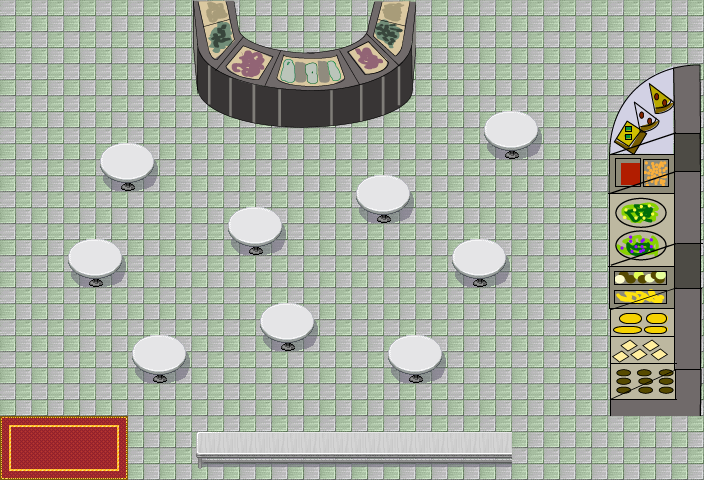

The image is a tile-based game level rendered from a .tmx file. Its description and source (layers, tilesets, objects; grid data summarised) follow:
An orthogonal 22x15 tile map with 32x32 px tiles, 2 tile layers (Tile Layer 1, Tile Layer 2), 7 tilesets and 55 objects.

<map version="1.0" orientation="orthogonal" renderorder="right-down" width="22" height="15" tilewidth="32" tileheight="32" nextobjectid="230">
 <tileset firstgid="1" name="weddingcarpet" tilewidth="32" tileheight="32">
  <image source="cafeMacTiles/weddingcarpet.png" width="96" height="128" />
 </tileset>
 <tileset firstgid="13" name="floorTile" tilewidth="32" tileheight="32">
  <image source="cafeMacTiles/floorTile.png" width="256" height="1248" />
 </tileset>
 <tileset firstgid="325" name="candyshop" tilewidth="32" tileheight="32">
  <image source="cafeMacTiles/candyshop.png" width="256" height="480" />
 </tileset>
 <tileset firstgid="445" name="64candyshop" tilewidth="64" tileheight="64">
  <image source="cafeMacTiles/candyshop.png" width="256" height="480" />
 </tileset>
 <tileset firstgid="473" name="tableTile" tilewidth="32" tileheight="32">
  <image source="cafeMacTiles/tableTile.png" width="130" height="96" />
 </tileset>
 <tileset firstgid="485" name="AsianStation" tilewidth="32" tileheight="32">
  <image source="cafeMacTiles/AsianStation.png" width="97" height="363" />
 </tileset>
 <tileset firstgid="518" name="SaladBarFinal" tilewidth="32" tileheight="32">
  <image source="SaladBarFinal.png" width="225" height="128" />
 </tileset>
 <layer name="Tile Layer 1" width="22" height="15">
  <data>[330 cells, 330 non-empty, 1 distinct tile ids]</data>
 </layer>
 <layer name="Tile Layer 2" width="22" height="15">
  <data>[330 cells, 125 non-empty, 75 distinct tile ids]</data>
 </layer>
 <objectgroup name="Collision">
  <object id="74" x="198" y="431" width="312" height="31" />
  <object id="108" x="260" y="303" width="54" height="37">
   <ellipse />
  </object>
  <object id="109" x="387" y="333.5" width="54" height="37">
   <ellipse />
  </object>
  <object id="110" x="99" y="142.5" width="54" height="37">
   <ellipse />
  </object>
  <object id="112" x="484" y="111.5" width="52" height="38">
   <ellipse />
  </object>
  <object id="113" x="451" y="238.5" width="54" height="37">
   <ellipse />
  </object>
  <object id="114" x="228" y="205.5" width="54" height="37">
   <ellipse />
  </object>
  <object id="115" x="357" y="174.5" width="54" height="37">
   <ellipse />
  </object>
  <object id="136" x="67" y="237.5" width="54" height="37">
   <ellipse />
  </object>
  <object id="137" x="131" y="333.5" width="54" height="37">
   <ellipse />
  </object>
  <object id="138" x="608.516" y="156.396" width="89.4366" height="260.006" rotation="-0.281111" />
  <object id="147" x="192.956" y="0.259743" width="221.62" height="73.6509" />
  <object id="157" x="611.369" y="141.889" width="60.3291" height="30.2084">
   <ellipse />
  </object>
  <object id="174" x="196.699" y="61.8023" width="12.8366" height="36.3252">
   <ellipse />
  </object>
  <object id="175" x="273.494" y="109.885" width="58.3161" height="14.9425" />
  <object id="176" x="199.399" y="65.8512" width="12.8366" height="36.3252">
   <ellipse />
  </object>
  <object id="177" x="203.11" y="69.2252" width="12.8366" height="36.3252">
   <ellipse />
  </object>
  <object id="178" x="207.496" y="71.587" width="12.8366" height="36.3252">
   <ellipse />
  </object>
  <object id="179" x="215.742" y="72.9401" width="15.6238" height="36.5396">
   <ellipse />
  </object>
  <object id="189" x="223.067" y="74.7395" width="15.6238" height="36.5396">
   <ellipse />
  </object>
  <object id="190" x="230.253" y="75.1367" width="15.8801" height="39.1022">
   <ellipse />
  </object>
  <object id="191" x="236.275" y="75.0085" width="16.2645" height="41.1523">
   <ellipse />
  </object>
  <object id="192" x="240.055" y="74.8804" width="16.777" height="42.6899">
   <ellipse />
  </object>
  <object id="193" x="247.358" y="75.0085" width="17.5458" height="45.1244">
   <ellipse />
  </object>
  <object id="194" x="251.458" y="74.6241" width="16.777" height="45.2525">
   <ellipse />
  </object>
  <object id="195" x="256.783" y="74.7873" width="17.1365" height="46.5708">
   <ellipse />
  </object>
  <object id="196" x="265.755" y="75.0255" width="17.1365" height="47.4063">
   <ellipse />
  </object>
  <object id="197" x="273.665" y="74.5306" width="58.5176" height="36.0978" />
  <object id="198" x="327.901" y="75.223" width="17.1365" height="47.4063">
   <ellipse />
  </object>
  <object id="199" x="336.767" y="74.0141" width="17.1365" height="47.4063">
   <ellipse />
  </object>
  <object id="200" x="346.84" y="71.7978" width="17.1365" height="47.4063">
   <ellipse />
  </object>
  <object id="201" x="357.72" y="70.186" width="17.1365" height="47.4063">
   <ellipse />
  </object>
  <object id="202" x="364.168" y="67.3653" width="17.1365" height="47.4063">
   <ellipse />
  </object>
  <object id="203" x="371.219" y="64.9475" width="17.1365" height="47.4063">
   <ellipse />
  </object>
  <object id="204" x="378.271" y="63.9402" width="17.1365" height="47.4063">
   <ellipse />
  </object>
  <object id="205" x="383.093" y="58.8313" width="17.1365" height="47.4063">
   <ellipse />
  </object>
  <object id="206" x="387.473" y="54.1137" width="17.1365" height="47.4063">
   <ellipse />
  </object>
  <object id="207" x="389.292" y="52.9909" width="17.1365" height="47.4063">
   <ellipse />
  </object>
  <object id="208" x="392.064" y="48.9794" width="17.1365" height="47.4063">
   <ellipse />
  </object>
  <object id="210" x="612.239" y="129.691" width="60.3291" height="30.2084">
   <ellipse />
  </object>
  <object id="211" x="615.616" y="119.41" width="60.3291" height="30.2084">
   <ellipse />
  </object>
  <object id="215" x="675.089" y="64.8174" width="25.2678" height="91.733" />
  <object id="216" x="617.788" y="113.446" width="60.3291" height="30.2084">
   <ellipse />
  </object>
  <object id="218" x="619.929" y="109.123" width="60.3291" height="30.2084">
   <ellipse />
  </object>
  <object id="219" x="623.007" y="104.786" width="60.3291" height="30.2084">
   <ellipse />
  </object>
  <object id="220" x="625.525" y="100.589" width="60.3291" height="30.2084">
   <ellipse />
  </object>
  <object id="221" x="628.183" y="97.2318" width="60.3291" height="30.2084">
   <ellipse />
  </object>
  <object id="222" x="632.1" y="92.1955" width="60.3291" height="30.2084">
   <ellipse />
  </object>
  <object id="223" x="635.597" y="88.5583" width="60.3291" height="30.2084">
   <ellipse />
  </object>
  <object id="224" x="641.053" y="84.7811" width="60.3291" height="30.2084">
   <ellipse />
  </object>
  <object id="225" x="646.23" y="80.1645" width="60.3291" height="30.2084">
   <ellipse />
  </object>
  <object id="226" x="648.608" y="77.0868" width="60.3291" height="30.2084">
   <ellipse />
  </object>
  <object id="227" x="653.644" y="74.8485" width="60.3291" height="30.2084">
   <ellipse />
  </object>
  <object id="228" x="662.317" y="71.3511" width="60.3291" height="30.2084">
   <ellipse />
  </object>
  <object id="229" x="666.794" y="68.5532" width="60.3291" height="30.2084">
   <ellipse />
  </object>
 </objectgroup>
</map>
